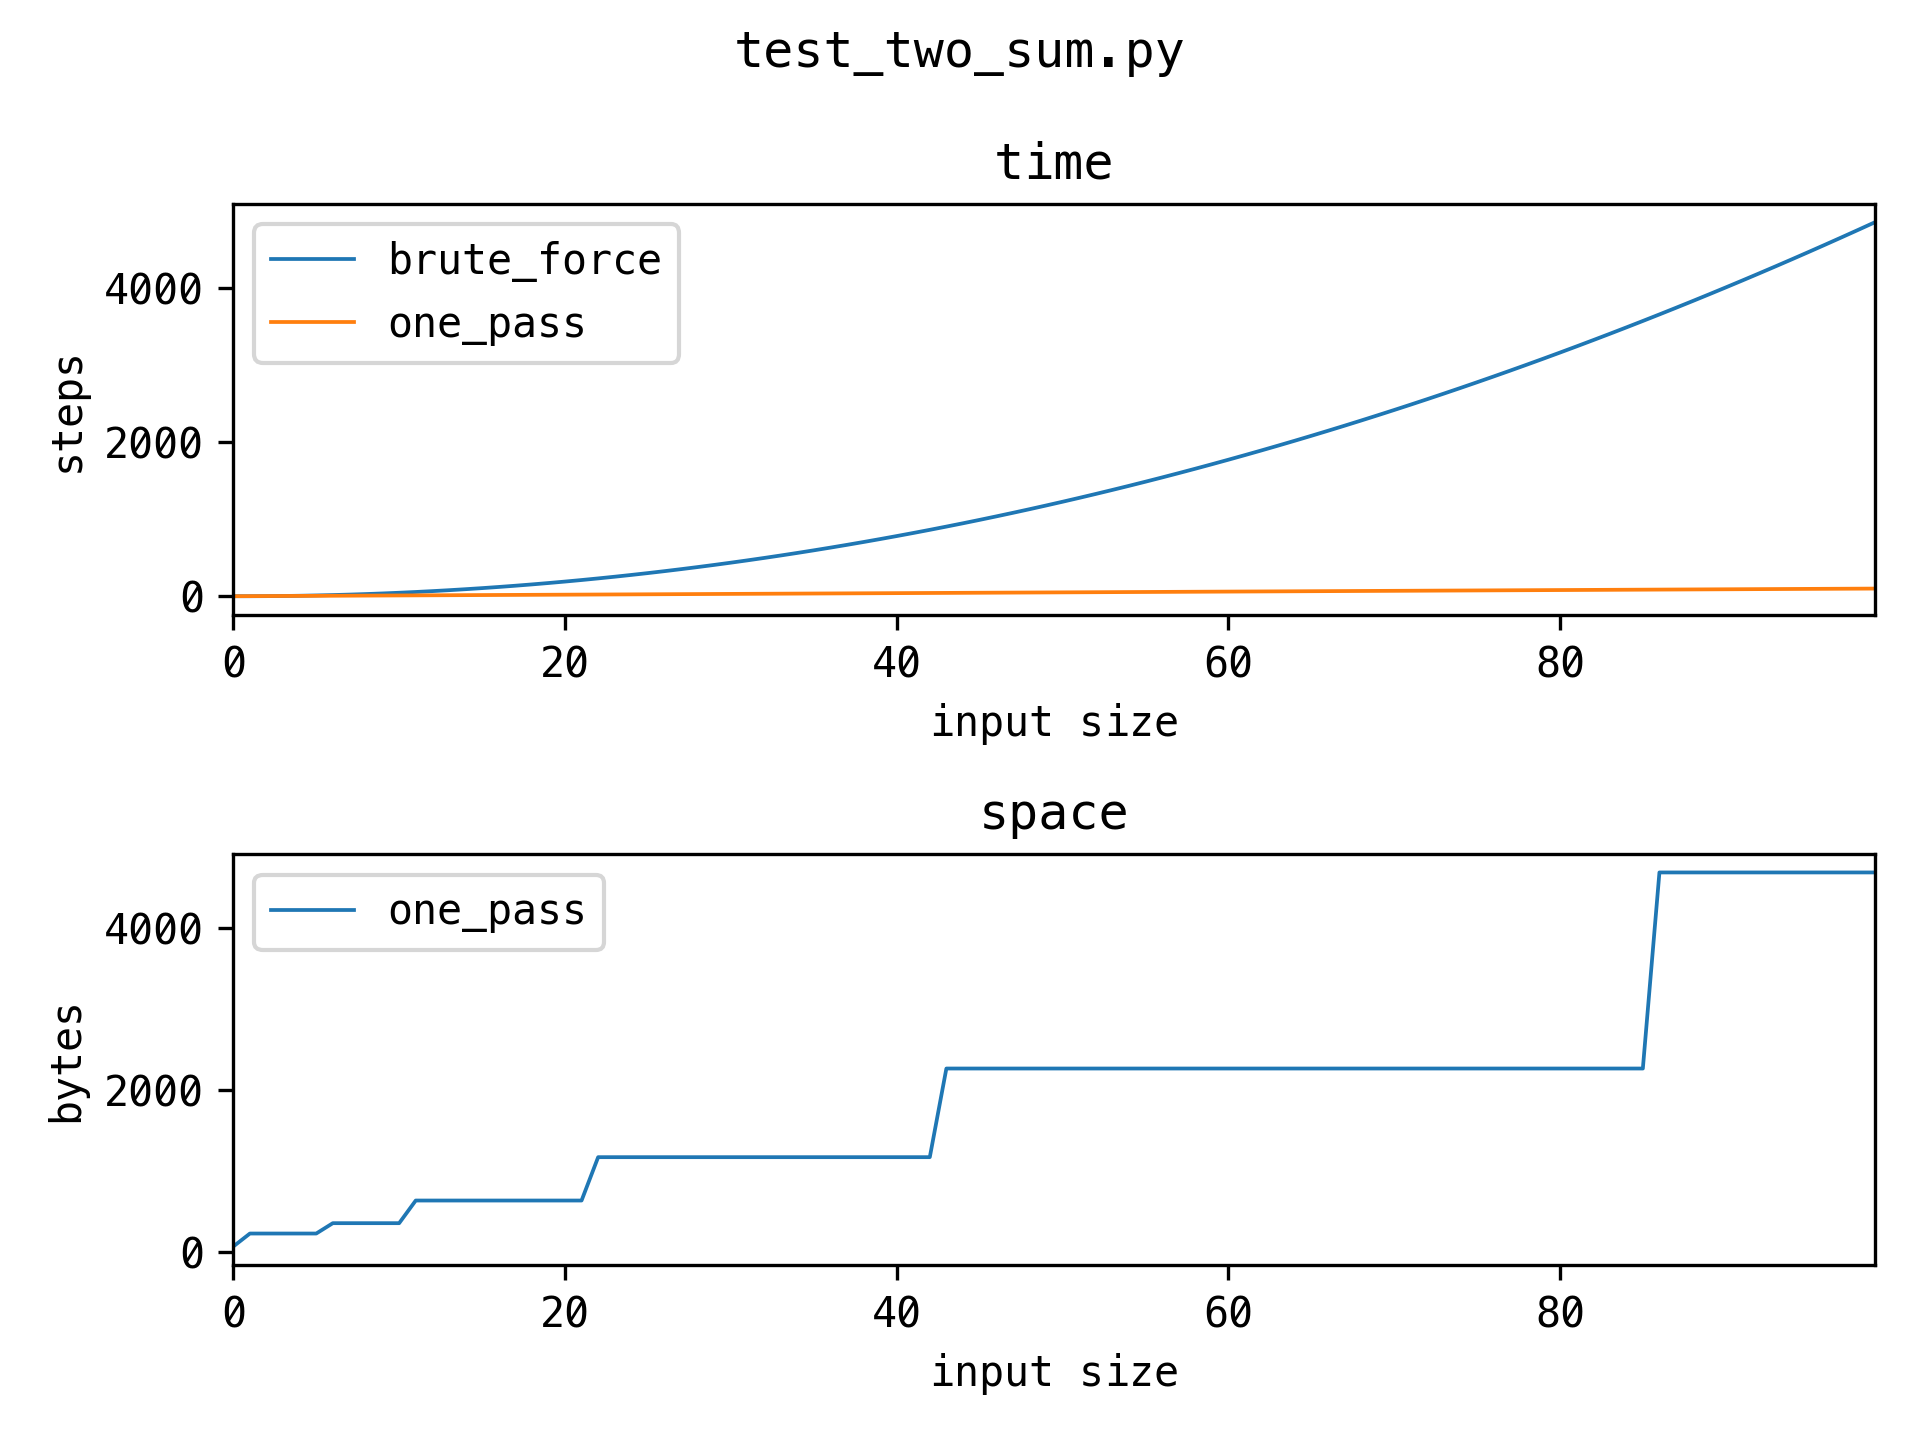

Python code for this plot:
from typing import List

from .. import utils


class Solution(utils.BaseSolution):
    def brute_force(self, nums: List[int], target: int) -> List[int]:
        for i, n in enumerate(nums):
            for j in range(i + 1, len(nums)):
                self.complexity.step()
                if nums[j] == target - n:
                    return [i, j]
        return []

    def one_pass(self, nums: List[int], target: int) -> List[int]:
        hashmap = {}
        self.complexity.store(hashmap)
        for i, n in enumerate(nums):
            self.complexity.step()
            complement = target - n
            if complement in hashmap:
                return [hashmap[complement], i]
            hashmap[n] = i
        return []


def test_solutions():
    tests = [
        ([2, 7, 11, 15], 9, [0, 1]),
        ([3, 2, 4], 6, [1, 2]),
        ([3, 3], 6, [0, 1]),
    ]
    s = Solution()

    for nums, target, expected in tests:
        for name, func in s.methods():
            assert func(nums, target) == expected, f"{name}"


def test_complexity():
    tests = [range(n) for n in range(100)]
    s = Solution()

    for nums in tests:
        for name, func in s.methods():
            func(nums, -1)
            s.complexity.mark(name, len(nums))

    s.complexity.plot()
